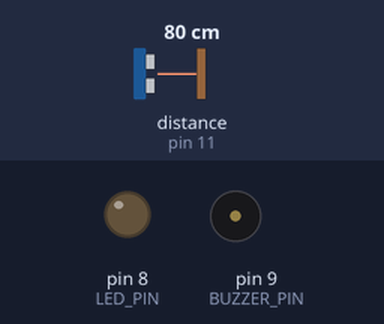
This sketch was run on a simulated Arduino Uno, built with avr-gcc and run on an emulated ATmega328P. On the bench: output pins drawn as LEDs (lit = HIGH), buzzer (waves = sounding). Wiring (inferred from the names in the program): ultrasonic range finder: trigger pin 12; echo pin 11. Inputs (shaded band) come from the test bench; at power-on: distance to the obstacle (sensor on pin 11) 80 cm. The echo pulse lasts 58.3 µs per cm; pins used as bus, display or sensor lines are not drawn; what the sketch prints to the serial monitor is not drawn.

Above: at 1.3 s.
1.4 s: distance to the obstacle (sensor on pin 11) set to 2 cm
Timing chart, 0 to 10.7 s (numbered marks = the images above; inputs shaded):
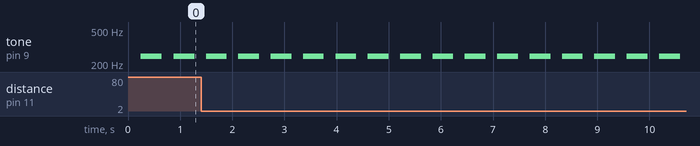

Measured:
- by itself, tone on pin 9 (BUZZER_PIN): alternates 248 Hz for 0.40 s and silent for 0.22 s

The sketch:

distance_game.ino
```cpp
#define TRIG_PIN 12
#define ECHO_PIN 11
#define LED_PIN 8
#define BUZZER_PIN 9

// 遊戲參數
const int TARGET_DISTANCE = 20; // 目標距離（公分）
const int TOLERANCE = 2;        // 允許誤差範圍（公分）

void setup() {
  Serial.begin(9600);
  pinMode(TRIG_PIN, OUTPUT);
  pinMode(ECHO_PIN, INPUT);
  pinMode(LED_PIN, OUTPUT);
  pinMode(BUZZER_PIN, OUTPUT);

  // 初始化時先確保 TRIG 腳位為低電位
  digitalWrite(TRIG_PIN, LOW);
  delay(100);  // 等待感應器穩定

  Serial.println("距離遊戲開始！");
  Serial.println("請將物體放在感應器前方約 20 公分處");
}

void loop() {
  // 測量距離
  long duration;
  float distance;

  // 發送觸發信號
  digitalWrite(TRIG_PIN, LOW);
  delayMicroseconds(5);
  digitalWrite(TRIG_PIN, HIGH);
  delayMicroseconds(10);
  digitalWrite(TRIG_PIN, LOW);

  // 計算回傳時間
  duration = pulseIn(ECHO_PIN, HIGH, 30000); // 設定 timeout 為 30ms

  // 除錯訊息
  Serial.print("回傳時間 (微秒): ");
  Serial.println(duration);

  // 檢查是否超時
  if (duration == 0) {
    Serial.println("警告：感應器沒有收到回聲！請檢查接線或移除障礙物");
    delay(1000);
    return;
  }

  // 將時間轉換為距離 (聲速 = 340m/s = 0.034 cm/微秒)
  distance = duration * 0.034 / 2;

  Serial.print("當前距離: ");
  Serial.print(distance);
  Serial.println(" 公分");

  // 判斷是否達到目標距離
  if (abs(distance - TARGET_DISTANCE) <= TOLERANCE) {
    // 成功！
    digitalWrite(LED_PIN, HIGH);
    playWinTone();
    Serial.println("太棒了！你找到正確的距離了！");
  } else {
    digitalWrite(LED_PIN, LOW);
    // 提示距離差異
    if (distance < TARGET_DISTANCE) {
      Serial.println("太近了！請後退一點");
      playErrorTone();
    } else {
      Serial.println("太遠了！請靠近一點");
      playErrorTone();
    }
  }

  delay(100); // 延遲以避免讀數過快，但不要太久
}

// 播放勝利音效
void playWinTone() {
  // 使用方波信號產生音效
  for(int i = 0; i < 3; i++) {
    for(int j = 0; j < 100; j++) {
      digitalWrite(BUZZER_PIN, HIGH);
      delayMicroseconds(500);  // 頻率約 1000Hz
      digitalWrite(BUZZER_PIN, LOW);
      delayMicroseconds(500);
    }
    delay(50);
  }
}

// 播放錯誤音效
void playErrorTone() {
  // 低音錯誤提示音
  for(int i = 0; i < 100; i++) {
    digitalWrite(BUZZER_PIN, HIGH);
    delayMicroseconds(2000);  // 頻率約 250Hz
    digitalWrite(BUZZER_PIN, LOW);
    delayMicroseconds(2000);
  }
  delay(100);
}
```
